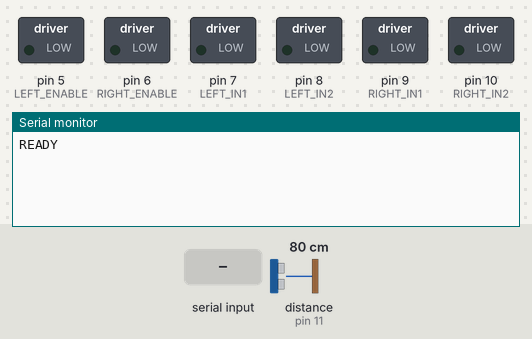
A sketch run on a simulated Arduino Uno, built with avr-gcc and run on an emulated ATmega328P. On the bench: switched loads named in the sketch (green lamp = pin HIGH), the last lines printed to the serial monitor. The test bench sets the inputs (shaded band); at power-on: distance to the obstacle (sensor on pin 11) 80 cm. The echo pulse lasts 58.3 µs per cm; pins used as bus, display or sensor lines are not drawn.

Above: at 1.2 s.
1.3 s: "STOP\n" received over Serial
At 2.5 s:
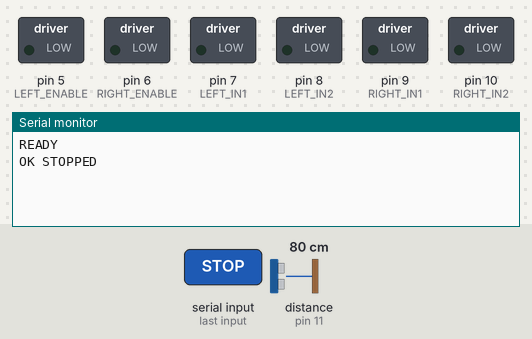
2.8 s: "STATUS\n" received over Serial
At 3.8 s:
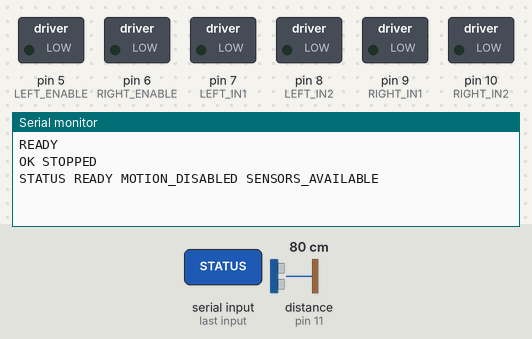
4.3 s: "SENSORS\n" received over Serial
At 5.2 s:
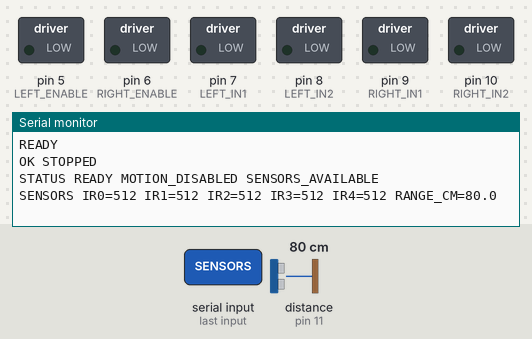

Measured:
- after the input at 1.3 s, the serial monitor: prints a new line at once (image 1)
- after the input at 2.8 s, the serial monitor: prints a new line at once (image 2)
- after the input at 4.3 s, the serial monitor: prints a new line at once (image 3)

The sketch:

optiroute_robot.ino
```cpp
const unsigned long BAUD_RATE = 9600;

const int LEFT_ENABLE = 5;
const int RIGHT_ENABLE = 6;
const int LEFT_IN1 = 7;
const int LEFT_IN2 = 8;
const int RIGHT_IN1 = 9;
const int RIGHT_IN2 = 10;
const int ULTRASONIC_ECHO = 11;
const int ULTRASONIC_TRIGGER = 12;
const int IR_SENSOR_PINS[] = {A0, A1, A2, A3, A4};
const unsigned long ULTRASONIC_TIMEOUT_US = 30000UL;

String commandBuffer;

void stopMotors() {
  analogWrite(LEFT_ENABLE, 0);
  analogWrite(RIGHT_ENABLE, 0);
  digitalWrite(LEFT_IN1, LOW);
  digitalWrite(LEFT_IN2, LOW);
  digitalWrite(RIGHT_IN1, LOW);
  digitalWrite(RIGHT_IN2, LOW);
}

void reportSensors() {
  String response = "SENSORS";
  for (int index = 0; index < 5; index++) {
    response += " IR";
    response += index;
    response += "=";
    response += analogRead(IR_SENSOR_PINS[index]);
  }

  digitalWrite(ULTRASONIC_TRIGGER, LOW);
  delayMicroseconds(2);
  digitalWrite(ULTRASONIC_TRIGGER, HIGH);
  delayMicroseconds(10);
  digitalWrite(ULTRASONIC_TRIGGER, LOW);

  const unsigned long duration =
      pulseIn(ULTRASONIC_ECHO, HIGH, ULTRASONIC_TIMEOUT_US);
  response += " RANGE_CM=";
  if (duration == 0) {
    response += "NO_ECHO";
  } else {
    response += String(duration * 0.0343 / 2.0, 1);
  }
  Serial.println(response);
}

void setup() {
  pinMode(LEFT_ENABLE, OUTPUT);
  pinMode(RIGHT_ENABLE, OUTPUT);
  pinMode(LEFT_IN1, OUTPUT);
  pinMode(LEFT_IN2, OUTPUT);
  pinMode(RIGHT_IN1, OUTPUT);
  pinMode(RIGHT_IN2, OUTPUT);
  pinMode(ULTRASONIC_TRIGGER, OUTPUT);
  pinMode(ULTRASONIC_ECHO, INPUT);
  stopMotors();
  digitalWrite(ULTRASONIC_TRIGGER, LOW);
  Serial.begin(BAUD_RATE);
  Serial.println("READY");
}

void handleCommand(const String& command) {
  if (command == "STOP") {
    stopMotors();
    Serial.println("OK STOPPED");
  } else if (command == "STATUS") {
    Serial.println("STATUS READY MOTION_DISABLED SENSORS_AVAILABLE");
  } else if (command == "SENSORS") {
    reportSensors();
  } else if (command == "START" || command == "FORWARD" ||
             command == "BACKWARD" || command == "LEFT" ||
             command == "RIGHT") {
    stopMotors();
    Serial.println("ERR MOTION_DISABLED");
  } else if (command.length() > 0) {
    stopMotors();
    Serial.println("ERR UNKNOWN_COMMAND");
  }
}

void loop() {
  while (Serial.available() > 0) {
    const char incoming = static_cast<char>(Serial.read());
    if (incoming == '\n') {
      commandBuffer.trim();
      handleCommand(commandBuffer);
      commandBuffer = "";
    } else if (incoming != '\r') {
      if (commandBuffer.length() < 32) {
        commandBuffer += incoming;
      } else {
        commandBuffer = "";
        stopMotors();
        Serial.println("ERR COMMAND_TOO_LONG");
      }
    }
  }
}
```
